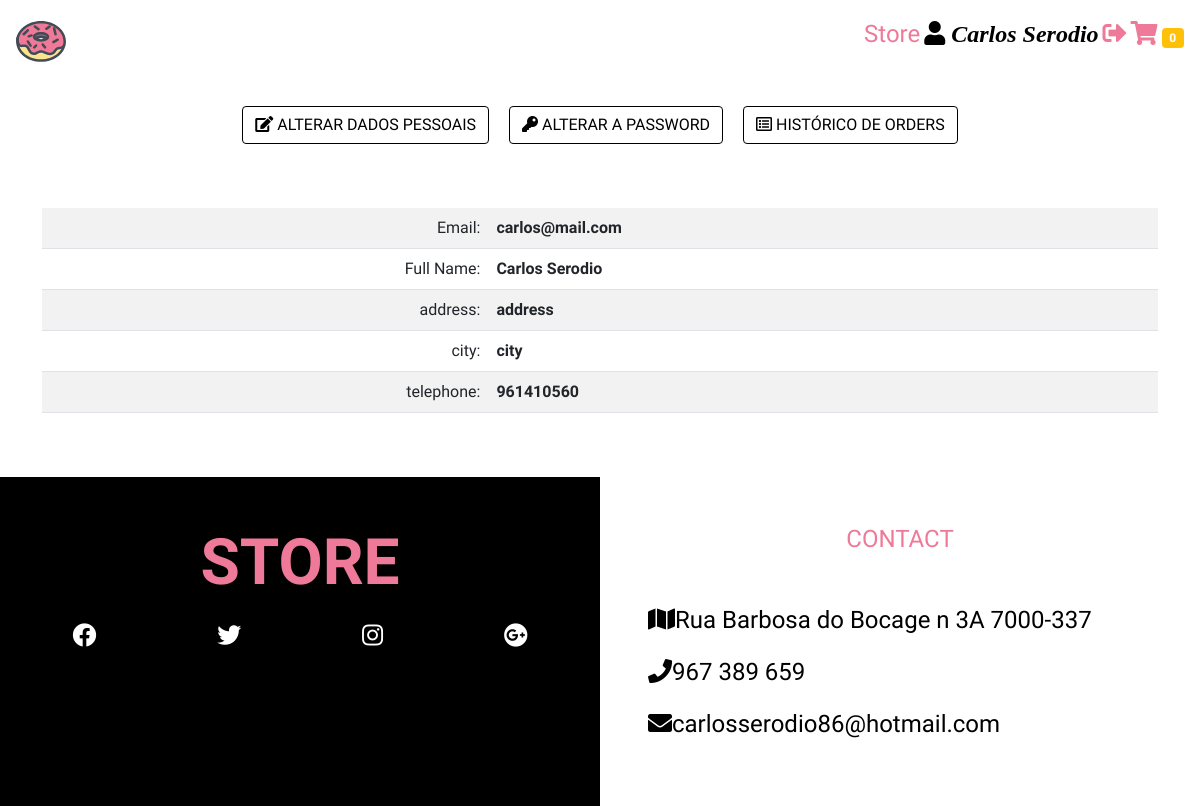
The app's page /?a=profile (signed in) with its own data.
### tables this page shows
CREATE TABLE `customers` (
  `id_customer` int(10) UNSIGNED NOT NULL,
  `email` varchar(50) DEFAULT NULL,
  `pass` varchar(250) DEFAULT NULL,
  `full_name` varchar(250) DEFAULT NULL,
  `address` varchar(250) DEFAULT NULL,
  `city` varchar(50) DEFAULT NULL,
  `telephone` varchar(50) DEFAULT NULL,
  `purl` varchar(50) DEFAULT NULL,
  `active` tinyint(4) DEFAULT 0,
  `created_at` datetime DEFAULT current_timestamp(),
  `updated_at` datetime DEFAULT current_timestamp() ON UPDATE current_timestamp(),
  `deleted_at` datetime DEFAULT NULL,
  `gender` char(1) DEFAULT NULL,
  `image` varchar(200) DEFAULT NULL
);

### core/controllers/Main.php (called while the page is built, shortened)
<?php
        class Main
        {
                    public function profile()
                    {
                        $customer = new Customers();
                        $dtemp = $customer->search_data_customer($_SESSION['customer']);
                        $data_customer =
                        [
                            'Email' => $dtemp->email,
                            'Full Name' => $dtemp->full_name,
                            'address' => $dtemp->address,
                            'city' => $dtemp->city,
                            'telephone' => $dtemp->telephone
                        ];
                        $data =
                        [
                            'data_customer' => $data_customer
                        ];
                        Store::Layout(
                        [
                            'layouts/html_header',
                            'layouts/header',
                            'navigation_profile',
                            'profile',
                            'layouts/footer',
                            'layouts/html_footer',
                        ], $data);
                    }
        }
?>

### core/routes.php (called while the page is built, shortened)
<?php
        $acao = 'home_page';
        if(isset($_GET['a']))
        {
                if(!key_exists($_GET['a'], $routes))
                {
                    $acao = 'home_page';
                }
                else
                {
                    $acao = $_GET['a'];
                }
        }
        $partes = explode('@',$routes[$acao]);
        $metodo = $partes[1];
        $ctr = new $controlador();
        $ctr->$metodo();

### public/index.php (called while the page is built, shortened)
<?php
        require_once('../core/routes.php');

### core/models/Customers.php (called while the page is built, shortened)
<?php
    class Customers
    {
            public function search_data_customer($id_customer)
            {
                    $parameters = [
                        'id_customer' => $id_customer
                    ];
                    $bd = new Database();
                    $resultados = $bd->select("
                        SELECT
                            *
                        FROM Customers
                        WHERE id_customer = :id_customer
                    ", $parameters);
                    return $resultados[0];
            }
    }

### core/classes/Database.php (called while the page is built, shortened)
<?php
        class Database
        {
                private $connection;
                private function connect()
                {
                        $this->connection = new PDO(
                            'mysql:'.
                            'host='.MYSQL_SERVER.';'.
                            'dbname='.MYSQL_DATABASE.';'.
                            'charset='.MYSQL_CHARSET,
                            MYSQL_USER,
                            MYSQL_PASS,
                            array(PDO::ATTR_PERSISTENT => true)
                        );
                        $this->connection->setAttribute(PDO::ATTR_ERRMODE, PDO::ERRMODE_WARNING);
                }
                private function disconnect()
                {
                        $this->connection = null;
                }
                    public function select($sql, $parameters = null)
                    {
                            $sql = trim($sql);
                            $resultados = null;
                            try
                            {
                                    if(!empty($parameters))
                                    {
                                            $executar = $this->connection->prepare($sql);
                                            $executar->execute($parameters);
                                            $resultados = $executar->fetchAll(PDO::FETCH_CLASS);
                                    }
                                    else
                                    {
                                            $executar = $this->connection->prepare($sql);
                                            $executar->execute();
                                            $resultados = $executar->fetchAll(PDO::FETCH_CLASS);
                                    }
                            }
                            catch (PDOException $e)
                            {
                                    return false;
                            }
                            return $resultados;
                    }
        }

### core/views/profile.php (the view)
<div class="container">
        <div class="row my-5">
                <div class="col">
                        <table class="table table-striped">
                                <?php foreach($data_customer as $key=>$value): ?>
                                    <tr>
                                        <td class="text-end" width="40%"><?= $key ?>:</td>
                                        <td width="60%"><strong><?= $value ?></strong></td>
                                    </tr>
                                <?php endforeach; ?>
                        </table>
                </div>
        </div>
</div>

### core/classes/Store.php (shortened to what this page needs)
<?php
        class Store
        {
                public static function Layout($estruturas, $data = null)
                {
                        foreach($estruturas as $estrutura)
                        {
                            include("../core/views/$estrutura.php");
                        }
                }
        }

### public/assets/css/app.css (style rules this page uses)
:root { --mainPink: #ef7998; --mainYellow: rgb(249, 228, 148); --mainWhite: #fff; --mainBlack: #000; --yellowTrans: rgba(249, 228, 148, 0.5); --mainGrey: rgb(238, 238, 238); }
body { font-family: "Kaushan Script", cursive; background: var(--mainWhite); color: var(--mainBlack); }

### records on screen
customers: email "carlos@mail.com", full_name "Carlos Serodio", address "address", city "city", telephone "961410560"

### other values on screen
$key "Email"
$key "Full Name"
$key "address"
$key "city"
$key "telephone"
